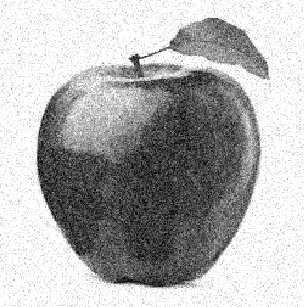
//> input picture Otsu/OtsuEdges/mela.png, 304 x 307 px
$ ./otsu_edge mela.png   (built with g++ and OpenCV 4)
//> lines starting //> are read from the running program, lines starting //| are printed output that depends on the picture; after the words box and inside, x2 and y2 are one past the last pixel; in counts of white or black regions, pixels touching at a corner belong together
//> further down, img is the input picture: 307 rows x 304 cols, CV_8UC1; min 0, max 255, mean 177
#include <iostream>
#include <opencv2/opencv.hpp>
using namespace std;
using namespace cv;

void Otsu_edge(Mat img) {


GaussianBlur(img,img,Size(5,5),0);
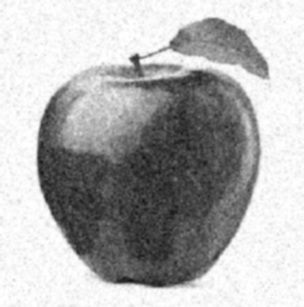
//> img: 307 rows x 304 cols, CV_8UC1; min 17, max 255, mean 177
Mat canny;
Canny(img,canny,200,240,3);
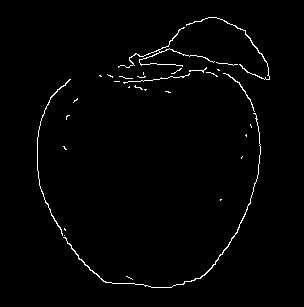
//> canny: 307 rows x 304 cols, CV_8UC1; 1.5% white in thin lines or dots, all inside (x1, y1, x2, y2) = (37, 17, 270, 288)
imshow("Immagine sogliata con edge",canny);
waitKey(0);

float histogram[256] = {0};
for(int i = 0; i < canny.rows; i++) {
 for(int j = 0; j < canny.cols; j++) {
  if(canny.at<uchar>(i,j) == 255)
   histogram[img.at<uchar>(i,j)]++;
 }
}
//> after the loop, histogram = 256 values, max 30 at index 174, min 0 at index 0, mean 5.37

float sigmaMax = 0.0;
int thMax;
float totalPix = canny.rows*canny.cols;
//> totalPix = 93328


for(int k = 0; k <= 255; k++) {

float p1 = 0.0, p2 = 0.0;
float m1 = 0.0, m2 = 0.0;


for(int i = 1; i <= k; i++) {

p1 += histogram[i]/totalPix;

}

p2 = 1 - p1;

for(int i = 1; i <= k; i++) {

m1 += i*histogram[i]/p1;

}

for(int i = k+1; i < 256; i++) {

m2 += i*histogram[i]/p2;

}

float sigma = p1*p2*((m1-m2) * (m1*m2));

if(sigma > sigmaMax) {

sigmaMax = sigma;
thMax = k;
}

}
//> this loop made 256 passes
//> (p1, m1, m2, sigmaMax) on passes 42, 59: (1.07e-05, 3826448, 230077.4, 3.39e+13), (2.14e-05, 4619736, 230021.9, 1e+14)
//> sigmaMax on passes 66, 67, 71, 78, 79, 80: 1.84e+14, 2.72e+14, 3.7e+14, 4.88e+14, 6.1e+14, 7.36e+14
//> after the loop, sigmaMax = 1.83e+17; thMax = 177

threshold(img,img,thMax,255,THRESH_BINARY);
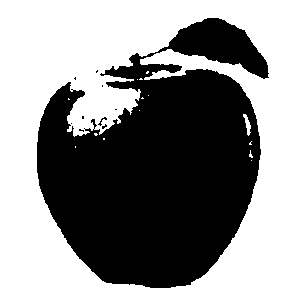
//> img: 307 rows x 304 cols, CV_8UC1; 56.6% white; 10 black regions (8 under 20 px), largest, box (x1, y1, x2, y2) and area: (37, 18, 269, 288) 40476, (98, 117, 107, 126) 22

imshow("Otsu finale",img);
waitKey(0);


}


int main(int argc, char** argv) {


Mat img = imread(argv[1],IMREAD_GRAYSCALE);

if(img.empty()) {


cout<<"Immagine non caricata correttamente"<<endl;
exit(-1);

}


Otsu_edge(img);


return 0;
}
